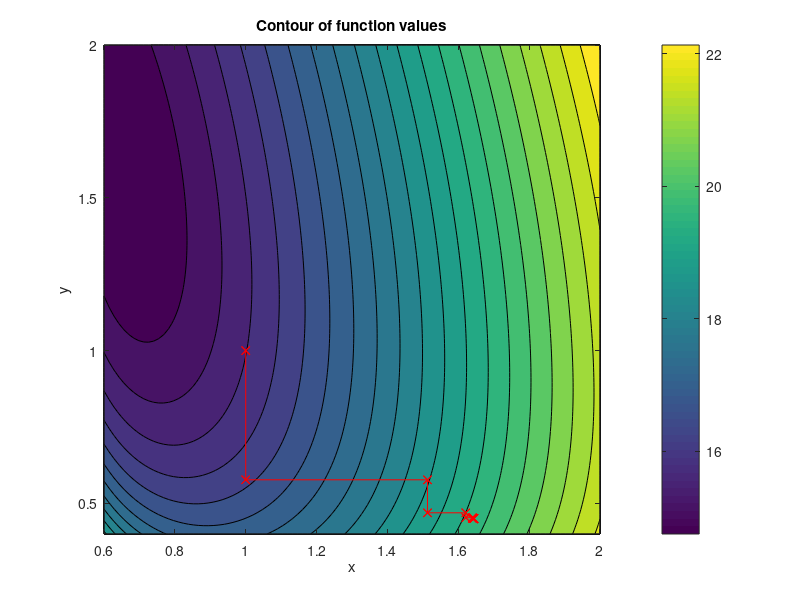

This figure's MATLAB source:
%Example of unidirectional search method
                clear; clc; close all;
N = 101;
x = linspace(0.6,2,N);
y = linspace(0.4,2,N);
[X,Y] = meshgrid(x,y);

f = @(x1,x2) 8+x1.^2/2 + 2./(x1.*x2) + 6*x2;

%Calculate function at all points for plotting
for j = 1:N
    for i = 1:N
        F(i,j) = f(x(i),y(j));
    end
end

%Plot what the contours of the function look like
contourf(x,y,F,20); colorbar;
xlabel('x'); ylabel('y');
title('Contour of function values');
hold on;

%Start the unidirectional search
xs(1) = 1; xs(2) = 1; %xs -- optimal point for which we are iterating
plot(xs(1),xs(2),'rx');
err = 10;
tol = 1.e-5;
iter = 1;
while (err>tol)
    x0 = xs;
    xs(2) = sqrt(1/(3*xs(1)));
    plot([x0(1) x0(1)],[x0(2) xs(2)],'r-x'); hold on;
    xs(1) = (2/xs(2))^(1/3);
    plot([x0(1) xs(1)],[xs(2) xs(2)],'r-x'); hold on;
    err = norm(xs-x0);
    
    %Print values after iteration
    prt = ['Iter = ',num2str(iter),...
           ', x1 = ', num2str(xs(1)),...
           ', x2 = ', num2str(xs(2)),...
           ', err = ', num2str(err),...
           ];
    disp(prt);  
    iter = iter + 1;
end
